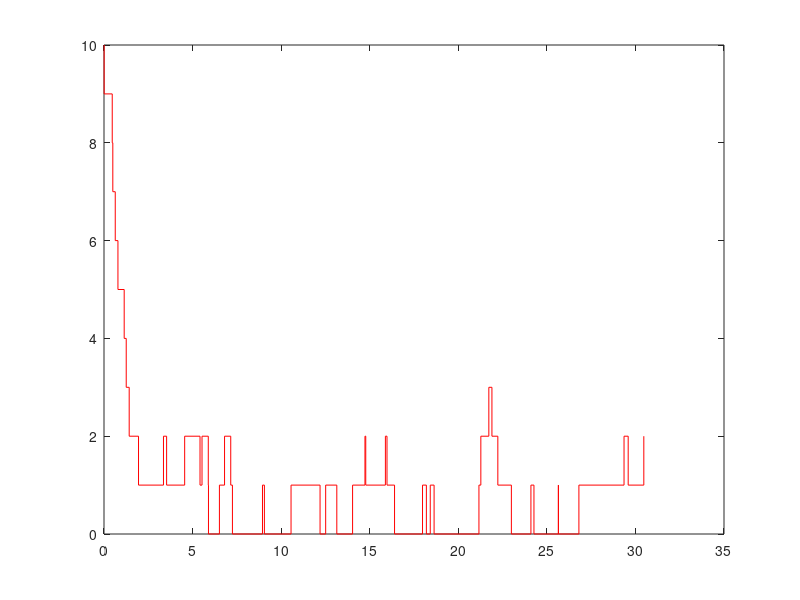

Source code (MATLAB):
clear;
close all;

K=1; T=50; n=10;
time=zeros(size(T)); 
nn=n*ones(size(T));

for t=1:T % number of events
    T=-(1/(K+nn(t)))*log(rand); 
    time(t+1) = time(t)+T;
    % time for an event, time is updated
    r = rand;
    if r<K/(K+nn(t)) n=n+1; % production
    else n=n-1; % degradation
    end
        nn(t+1)=n; % length is updated
end
figure(1);
stairs(time,nn,'r');